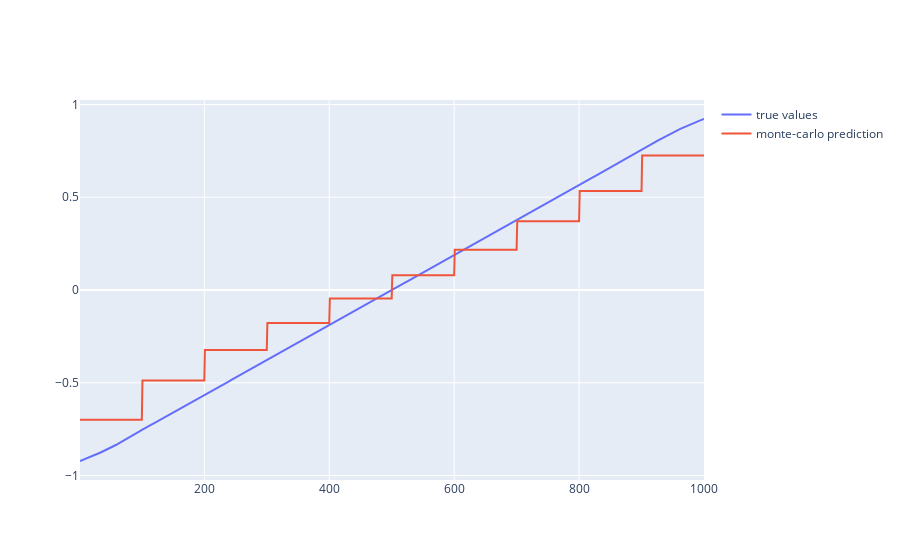

Notebook source saved alongside this figure:
### Code cell
fig = go.Figure()
s = list(range(1000))
fig.add_trace(
    go.Scatter(x=[i + 1 for i in s], y=true_values, mode="lines", name="true values")
)
fig.add_trace(
    go.Scatter(
        x=[i + 1 for i in s],
        y=[agent.linear_predict(i, agent.omega, agent.state_aggregation) for i in s],
        mode="lines",
        name="monte-carlo prediction",
    )
)
fig.show()

### Figure 1 — Plotly figure (JSON) as saved in the notebook; plotly's stock layout.template omitted (floating-point values rounded to 4 significant figures; data arrays with more than 128 entries replaced by an {"elided": "..."} marker saying what was removed)
{"data": [{"mode": "lines", "name": "true values", "type": "scatter", "x": {"elided": "1000 int values"}, "y": {"elided": "1000 float values"}}, {"mode": "lines", "name": "monte-carlo prediction", "type": "scatter", "x": {"elided": "1000 int values"}, "y": {"elided": "1000 float values"}}], "layout": {}}
